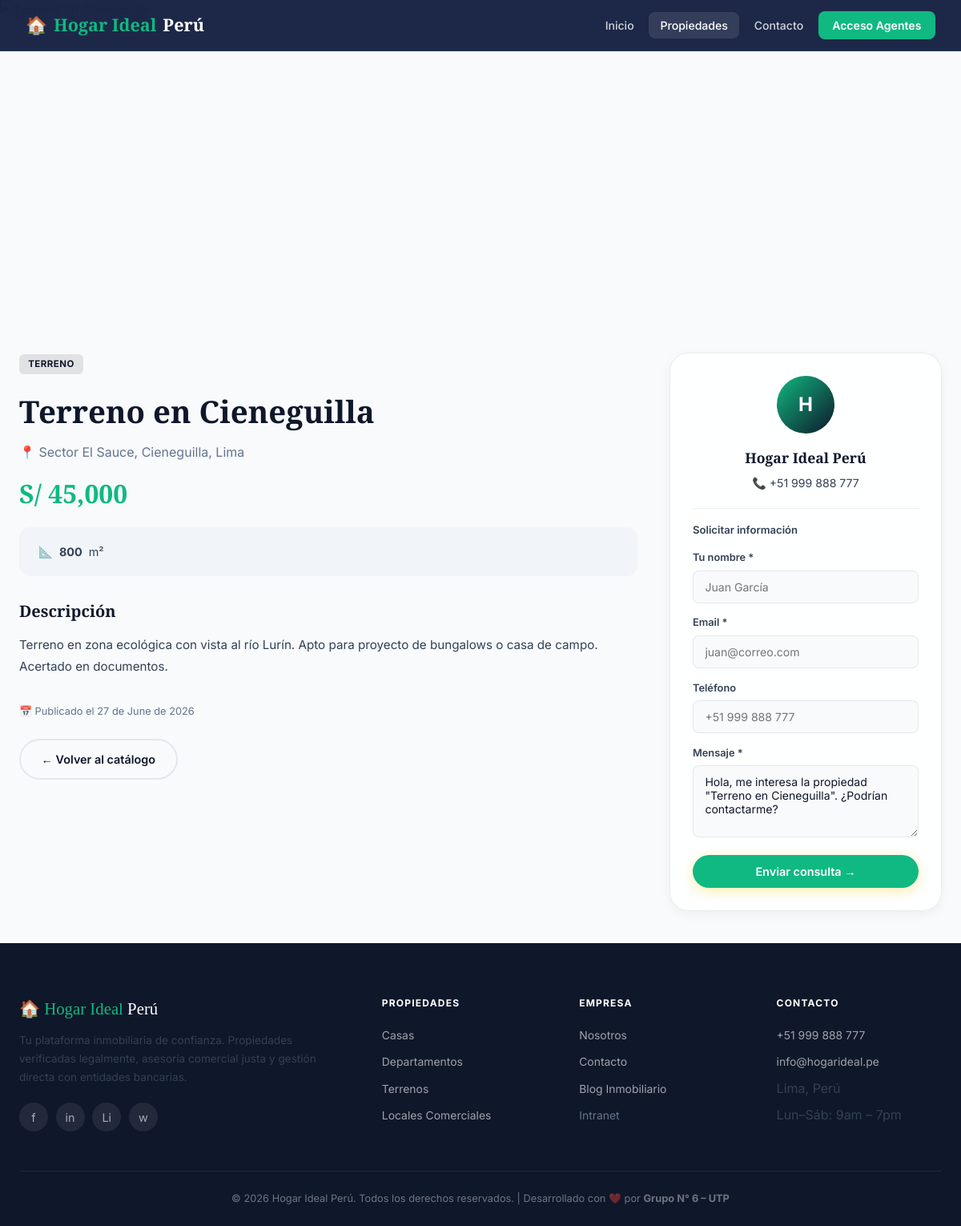
The app's page /propiedad/detalle/8 with its own data.
### tables this page shows
CREATE TABLE IF NOT EXISTS `propiedades` (
  `id`               INT UNSIGNED AUTO_INCREMENT PRIMARY KEY,
  `titulo`           VARCHAR(200)  NOT NULL,
  `descripcion`      TEXT,
  `precio`           DECIMAL(12,2) NOT NULL,
  `tipo`             ENUM('casa','departamento','terreno','local') NOT NULL DEFAULT 'casa',
  `habitaciones`     TINYINT UNSIGNED DEFAULT 0,
  `banos`            TINYINT UNSIGNED DEFAULT 0,
  `estacionamientos` TINYINT UNSIGNED DEFAULT 0,
  `metros2`          DECIMAL(8,2),
  `direccion`        VARCHAR(255),
  `imagen`           VARCHAR(255) DEFAULT 'no-imagen.jpg',
  `vendedor_id`      INT UNSIGNED,
  `activo`           TINYINT(1) DEFAULT 1,
  `created_at`       TIMESTAMP DEFAULT CURRENT_TIMESTAMP,
  FOREIGN KEY (`vendedor_id`) REFERENCES `vendedores`(`id`) ON DELETE SET NULL
);

### core/Controller.php (called while the page is built, shortened)
<?php
class Controller {
    protected function render(string $view, array $data = []): void {
        extract($data);
        $viewFile = APP_ROOT . '/app/views/' . $view . '.php';
        require_once $viewFile;
    }
}

### app/controllers/PropiedadController.php (called while the page is built, shortened)
<?php
require_once APP_ROOT . '/core/Controller.php';
require_once APP_ROOT . '/app/models/Propiedad.php';
class PropiedadController extends Controller {
    private Propiedad $propiedad;
    public function __construct() {
        $this->propiedad = new Propiedad();
    }
    public function detalle(string $id = '0'): void {
        $propiedad = $this->propiedad->detalleConVendedor((int)$id);
        $this->render('propiedades/detalle', [
            'titulo'    => $propiedad->titulo . ' – ' . APP_NAME,
            'propiedad' => $propiedad,
        ]);
    }
}

### core/App.php (called while the page is built, shortened)
<?php
class App {
    protected string $method     = 'index';
    public function __construct() {
        $url = $this->parseUrl();
        if (!empty($url[0])) {
            $controllerName = ucfirst(strtolower($url[0])) . 'Controller';
            $controllerFile = APP_ROOT . '/app/controllers/' . $controllerName . '.php';
            if (file_exists($controllerFile)) {
                unset($url[0]);
            } else {
                $this->notFound();
                return;
            }
        }
        $this->controller = new $this->controller();
        if (!empty($url[1])) {
            if (method_exists($this->controller, $url[1])) {
                $this->method = $url[1];
                unset($url[1]);
            } else {
                $this->notFound();
                return;
            }
        }
        $this->params = $url ? array_values($url) : [];
        call_user_func_array([$this->controller, $this->method], $this->params);
    }
    private function parseUrl(): array {
        if (isset($_GET['url'])) {
            $url = rtrim($_GET['url'], '/');
            $url = filter_var($url, FILTER_SANITIZE_URL);
            return explode('/', $url);
        }
        return [];
    }
}

### public/index.php (called while the page is built, shortened)
<?php
require_once APP_ROOT . '/core/Database.php';
require_once APP_ROOT . '/core/Model.php';
require_once APP_ROOT . '/core/Controller.php';
require_once APP_ROOT . '/core/App.php';
$app = new App();

### core/Database.php (called while the page is built, shortened)
<?php
class Database {
    private static ?Database $instance = null;
    private PDO $pdo;
    private function __construct() {
        $dsn = 'mysql:host=' . DB_HOST . ';dbname=' . DB_NAME . ';charset=' . DB_CHARSET;
        $options = [
            PDO::ATTR_ERRMODE            => PDO::ERRMODE_EXCEPTION,
            PDO::ATTR_DEFAULT_FETCH_MODE => PDO::FETCH_OBJ,
            PDO::ATTR_EMULATE_PREPARES   => false,
        ];
        try {
            $this->pdo = new PDO($dsn, DB_USER, DB_PASS, $options);
        } catch (PDOException $e) {
            die('<div style="font-family:sans-serif;padding:2rem;background:#fee;color:#c00;border-radius:8px">
                <h3>⚠️ Error de conexión a la base de datos</h3>
                <p>' . $e->getMessage() . '</p>
                <p>Verifica que MySQL esté corriendo en XAMPP y que la base <strong>' . DB_NAME . '</strong> exista.</p>
                </div>');
        }
    }
    public static function getInstance(): Database {
        if (self::$instance === null) {
            self::$instance = new self();
        }
        return self::$instance;
    }
    public function query(string $sql, array $params = []): PDOStatement {
        $stmt = $this->pdo->prepare($sql);
        $stmt->execute($params);
        return $stmt;
    }
}

### app/models/Propiedad.php (called while the page is built, shortened)
<?php
require_once APP_ROOT . '/core/Model.php';
class Propiedad extends Model {
    public function detalleConVendedor(int $id): object|false {
        $sql = "SELECT p.*, v.nombre AS vendedor_nombre, v.apellido AS vendedor_apellido,
                       v.telefono AS vendedor_telefono, v.email AS vendedor_email, v.foto AS vendedor_foto,
                       z.nombre AS zona_nombre
                FROM propiedades p
                LEFT JOIN vendedores v ON p.vendedor_id = v.id
                LEFT JOIN zonas z ON p.zona_id = z.id
                WHERE p.id = ? LIMIT 1";
        return $this->rawOne($sql, [$id]);
    }
    public static function formatearPrecio(float $precio): string {
        return 'S/ ' . number_format($precio, 0, '.', ',');
    }
}

### core/Model.php (called while the page is built, shortened)
<?php
abstract class Model {
    protected Database $db;
    public function __construct() {
        $this->db = Database::getInstance();
    }
    public function rawOne(string $sql, array $params = []): object|false {
        return $this->db->query($sql, $params)->fetch();
    }
}

### app/views/propiedades/detalle.php (the view, shortened to what this page needs)
<?php $activePage = 'propiedades'; require_once APP_ROOT . '/app/views/layouts/header.php'; ?>
<div class="detail-page">
  <img class="detail-hero"
       src="<?= $propiedad->imagen !== 'no-imagen.jpg' ? UPLOAD_URL . htmlspecialchars($propiedad->imagen) : '' ?>"
       alt="<?= htmlspecialchars($propiedad->titulo) ?>"
       onerror="this.src='https://images.unsplash.com/photo-1600596542815-ffad4c1539a9?w=1400&q=80'">
  <div class="detail-body">
    <div class="detail-grid">
      <div>
        <span class="badge badge-blue" style="margin-bottom:1rem;display:inline-block">
          <?= ucfirst($propiedad->tipo) ?>
        </span>
        <h1 class="detail-title"><?= htmlspecialchars($propiedad->titulo) ?></h1>
        <p style="color:var(--text-3);margin-bottom:.8rem;display:flex;align-items:center;gap:.4rem">
          📍 <?= htmlspecialchars($propiedad->direccion ?: 'Lima, Perú') ?>
        </p>
        <p class="detail-price"><?= Propiedad::formatearPrecio((float)$propiedad->precio) ?></p>
        <div class="detail-features">
          <?php if ($propiedad->metros2): ?>
            <div class="detail-feat">📐 <strong><?= (int)$propiedad->metros2 ?></strong> m²</div>
          <?php endif; ?>
        </div>
        <?php if ($propiedad->descripcion): ?>
        <div style="margin-bottom:2rem">
          <h2 style="font-family:'Playfair Display',serif;font-size:1.25rem;margin-bottom:.75rem">Descripción</h2>
          <p class="detail-desc"><?= nl2br(htmlspecialchars($propiedad->descripcion)) ?></p>
        </div>
        <?php endif; ?>
        <p style="font-size:.8rem;color:var(--text-3);margin-top:1.5rem">
          📅 Publicado el <?= date('d \d\e F \d\e Y', strtotime($propiedad->created_at)) ?>
        </p>
        <div style="margin-top:1.5rem">
          <a href="<?= BASE_URL ?>/propiedad" class="btn btn-outline" style="border-color:var(--border);color:var(--text)">
            ← Volver al catálogo
          </a>
        </div>
      </div>
      <div>
        <div class="agent-card">
          <div class="agent-card__avatar">H</div>
          <p class="agent-card__name">Hogar Ideal Perú</p>
          <p class="agent-card__tel">📞 +51 999 888 777</p>
          <hr style="border:none;border-top:1px solid var(--border);margin:1rem 0">
          <p style="font-size:.82rem;font-weight:600;color:var(--text-2);margin-bottom:.75rem">Solicitar información</p>
          <form class="contact-form" action="<?= BASE_URL ?>/contacto" method="POST" data-validate>
            <label>Tu nombre *</label>
            <input type="text" name="nombre" placeholder="Juan García" required>
            <label>Email *</label>
            <input type="email" name="email" placeholder="juan@correo.com" required>
            <label>Teléfono</label>
            <input type="tel" name="telefono" placeholder="+51 999 888 777">
            <label>Mensaje *</label>
            <textarea name="mensaje" required>Hola, me interesa la propiedad "<?= htmlspecialchars($propiedad->titulo) ?>". ¿Podrían contactarme?</textarea>
            <button type="submit" class="btn btn-primary" style="width:100%;margin-top:.9rem;justify-content:center">
              Enviar consulta →
            </button>
          </form>
        </div>
      </div>
    </div>
  </div>
</div>
<?php require_once APP_ROOT . '/app/views/layouts/footer.php'; ?>

### app/views/layouts/header.php (shortened to what this page needs)
<!DOCTYPE html>
<html lang="es">
<head>
  <link rel="stylesheet" href="<?= BASE_URL ?>/css/app.css">
</head>
<body>
<nav class="navbar">
  <a href="<?= BASE_URL ?>/" class="navbar__brand">
    🏠 <span>Hogar Ideal</span> Perú
  </a>
  <ul class="navbar__nav">
    <li><a href="<?= BASE_URL ?>/"               class="<?= ($activePage ?? '') === 'home'       ? 'active' : '' ?>">Inicio</a></li>
    <li><a href="<?= BASE_URL ?>/propiedad"       class="<?= ($activePage ?? '') === 'propiedades'? 'active' : '' ?>">Propiedades</a></li>
    <li><a href="<?= BASE_URL ?>/contacto"        class="<?= ($activePage ?? '') === 'contacto'   ? 'active' : '' ?>">Contacto</a></li>
    <li><a href="<?= BASE_URL ?>/auth/login"      class="navbar__cta">Acceso Agentes</a></li>
  </ul>
</nav>
<main>

### app/views/layouts/footer.php (shortened to what this page needs)
</main>
<footer class="footer">
  <div class="container">
    <div class="footer__grid">
      <div>
        <div class="footer__brand-name">🏠 <span>Hogar Ideal</span> Perú</div>
        <p class="footer__desc">
          Tu plataforma inmobiliaria de confianza. Propiedades verificadas legalmente,
          asesoría comercial justa y gestión directa con entidades bancarias.
        </p>
        <div class="footer__social">
          <a href="#" title="Facebook">f</a>
          <a href="#" title="Instagram">in</a>
          <a href="#" title="LinkedIn">Li</a>
          <a href="#" title="WhatsApp">w</a>
        </div>
      </div>
      <div>
        <p class="footer__col-title">Propiedades</p>
        <ul class="footer__links">
          <li><a href="<?= BASE_URL ?>/propiedad?tipo=casa">Casas</a></li>
          <li><a href="<?= BASE_URL ?>/propiedad?tipo=departamento">Departamentos</a></li>
          <li><a href="<?= BASE_URL ?>/propiedad?tipo=terreno">Terrenos</a></li>
          <li><a href="<?= BASE_URL ?>/propiedad?tipo=local">Locales Comerciales</a></li>
        </ul>
      </div>
      <div>
        <p class="footer__col-title">Empresa</p>
        <ul class="footer__links">
          <li><a href="<?= BASE_URL ?>/">Nosotros</a></li>
          <li><a href="<?= BASE_URL ?>/contacto">Contacto</a></li>
          <li><a href="#">Blog Inmobiliario</a></li>
          <li><a href="<?= BASE_URL ?>/auth/login" style="color:var(--text-3)">Intranet</a></li>
        </ul>
      </div>
      <div>
        <p class="footer__col-title">Contacto</p>
        <ul class="footer__links">
          <li><a href="tel:+51999888777">+51 999 888 777</a></li>
          <li><a href="mailto:info@hogarideal.pe">info@hogarideal.pe</a></li>
          <li>Lima, Perú</li>
          <li>Lun–Sáb: 9am – 7pm</li>
        </ul>
      </div>
    </div>
    <div class="footer__bottom">
      <p>&copy; <?= date('Y') ?> <?= APP_NAME ?>. Todos los derechos reservados.
         | Desarrollado con ❤️ por <strong>Grupo N° 6 – UTP</strong></p>
    </div>
  </div>
</footer>
</body>
</html>

### records on screen
propiedades: tipo "TERRENO", titulo "Terreno en Cieneguilla", direccion "Sector El Sauce, Cieneguilla, Lima", precio "S/ 45,000", metros2 "800", descripcion "Terreno en zona ecológica con vista al río Lurín. Apto para proyecto de bungalows o casa de campo. Acertado en documentos.", created_at "27 de June de 2026", mensaje "Hola, me interesa la propiedad \"Terreno en Cieneguilla\". ¿Podrían contactarme?"

### other values on screen
APP_NAME "Hogar Ideal Perú"
